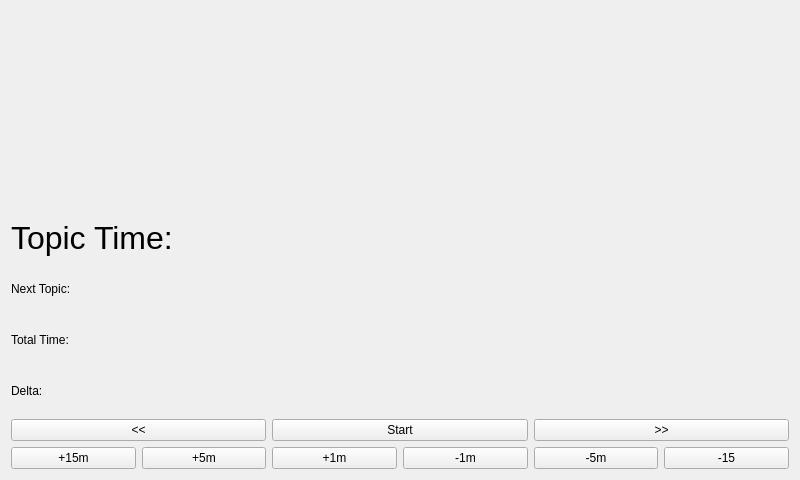
<?xml version="1.0" encoding="UTF-8"?>
<ui version="4.0">
 <class>MainWindow</class>
 <widget class="QMainWindow" name="MainWindow">
  <property name="geometry">
   <rect>
    <x>0</x>
    <y>0</y>
    <width>800</width>
    <height>480</height>
   </rect>
  </property>
  <property name="windowTitle">
   <string>MainWindow</string>
  </property>
  <widget class="QWidget" name="centralWidget">
   <layout class="QVBoxLayout" name="verticalLayout_3">
    <item>
     <layout class="QVBoxLayout" name="verticalLayout">
      <item>
       <widget class="QLabel" name="topic">
        <property name="font">
         <font>
          <pointsize>48</pointsize>
          <weight>75</weight>
          <bold>true</bold>
         </font>
        </property>
        <property name="text">
         <string/>
        </property>
        <property name="alignment">
         <set>Qt::AlignCenter</set>
        </property>
       </widget>
      </item>
     </layout>
    </item>
    <item>
     <layout class="QHBoxLayout" name="horizontalLayout_2">
      <item>
       <layout class="QGridLayout" name="gridLayout">
        <item row="3" column="0">
         <widget class="QLabel" name="label">
          <property name="text">
           <string>Delta:</string>
          </property>
         </widget>
        </item>
        <item row="3" column="1">
         <widget class="QLabel" name="delta">
          <property name="text">
           <string/>
          </property>
         </widget>
        </item>
        <item row="1" column="1">
         <widget class="QLabel" name="nextTopic">
          <property name="text">
           <string/>
          </property>
         </widget>
        </item>
        <item row="0" column="0">
         <widget class="QLabel" name="label_3">
          <property name="font">
           <font>
            <pointsize>24</pointsize>
           </font>
          </property>
          <property name="text">
           <string>Topic Time:</string>
          </property>
         </widget>
        </item>
        <item row="0" column="1">
         <widget class="QLabel" name="timeLeft">
          <property name="font">
           <font>
            <pointsize>24</pointsize>
           </font>
          </property>
          <property name="text">
           <string/>
          </property>
         </widget>
        </item>
        <item row="2" column="0">
         <widget class="QLabel" name="label_4">
          <property name="text">
           <string>Total Time:</string>
          </property>
         </widget>
        </item>
        <item row="2" column="1">
         <widget class="QLabel" name="totalTime">
          <property name="text">
           <string/>
          </property>
         </widget>
        </item>
        <item row="1" column="0">
         <widget class="QLabel" name="label_2">
          <property name="text">
           <string>Next Topic:</string>
          </property>
         </widget>
        </item>
       </layout>
      </item>
     </layout>
    </item>
    <item>
     <layout class="QHBoxLayout" name="horizontalLayout">
      <property name="sizeConstraint">
       <enum>QLayout::SetDefaultConstraint</enum>
      </property>
      <item>
       <widget class="QPushButton" name="previous">
        <property name="text">
         <string>&lt;&lt;</string>
        </property>
       </widget>
      </item>
      <item>
       <widget class="QPushButton" name="start">
        <property name="text">
         <string>Start</string>
        </property>
       </widget>
      </item>
      <item>
       <widget class="QPushButton" name="next">
        <property name="text">
         <string>&gt;&gt;</string>
        </property>
       </widget>
      </item>
     </layout>
    </item>
    <item>
     <layout class="QHBoxLayout" name="horizontalLayout_3">
      <property name="sizeConstraint">
       <enum>QLayout::SetDefaultConstraint</enum>
      </property>
      <item>
       <widget class="QPushButton" name="plus15">
        <property name="text">
         <string>+15m</string>
        </property>
       </widget>
      </item>
      <item>
       <widget class="QPushButton" name="plus5">
        <property name="text">
         <string>+5m</string>
        </property>
       </widget>
      </item>
      <item>
       <widget class="QPushButton" name="plus1">
        <property name="text">
         <string>+1m</string>
        </property>
       </widget>
      </item>
      <item>
       <widget class="QPushButton" name="minus1">
        <property name="text">
         <string>-1m</string>
        </property>
       </widget>
      </item>
      <item>
       <widget class="QPushButton" name="minus5">
        <property name="text">
         <string>-5m</string>
        </property>
       </widget>
      </item>
      <item>
       <widget class="QPushButton" name="minus15">
        <property name="text">
         <string>-15</string>
        </property>
       </widget>
      </item>
     </layout>
    </item>
   </layout>
  </widget>
 </widget>
 <layoutdefault spacing="6" margin="11"/>
 <resources/>
 <connections/>
</ui>
